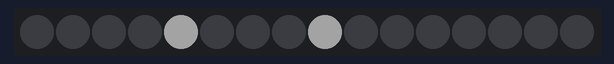
A sketch run on a simulated Arduino Uno, built with avr-gcc and run on an emulated ATmega328P. Shown: 16 RGB LEDs in strip order, left to right. Dim RGB values are drawn brighter than linear; random numbers use the default seed unless the sketch sets one.

Above: at 0.05 s.
At 5.74 s:
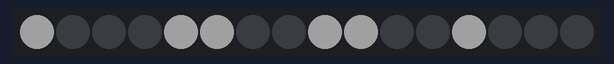
At 9.87 s:
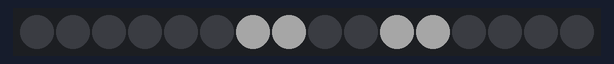
At 19.9 s:
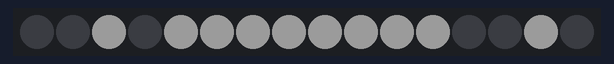
At 29.31 s:
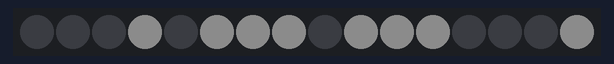
At 39.75 s:
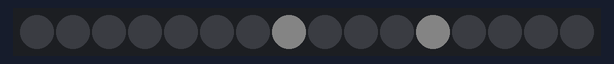

The sketch:

TLC_arrows.ino
```cpp
#include <Tlc5940.h>

#define DELAY_MS  (100)
#define MULT_LOW  (50)
#define MULT_HIGH (700)
#define DIV2 (3)
#define DIV3 (5)

void setup()
{
  Tlc.init();
}

int rPos = 0;
int gPos = 0;
int bPos = 0;
int ticks = 0;

#define NUM_FRAMES (9)

const char arrows[NUM_FRAMES][16] = {{
  0, 0, 0, 0,
  1, 0, 0, 0,
  1, 0, 0, 0,
  0, 0, 0, 0,
},{
  1, 0, 0, 0,
  1, 1, 0, 0,
  1, 1, 0, 0,
  1, 0, 0, 0,
},{
  3, 1, 0, 0,
  1, 1, 1, 1,
  1, 1, 1, 1,
  3, 1, 0, 0,
},{
  7, 3, 1, 0,
  1, 1, 1, 1,
  1, 1, 1, 1,
  7, 3, 1, 0,
},{
  0, 7, 3, 1,
  3, 1, 1, 1,
  3, 1, 1, 1,
  0, 7, 3, 1,
},{
  0, 0, 7, 3,
  7, 3, 1, 1,
  7, 3, 1, 1,
  0, 0, 7, 3,
},{
  0, 0, 0, 7,
  0, 7, 3, 1,
  0, 7, 3, 1,
  0, 0, 0, 7,
},{
  0, 0, 0, 0,
  0, 0, 7, 3,
  0, 0, 7, 3,
  0, 0, 0, 0,
},{
  0, 0, 0, 0,
  0, 0, 0, 7,
  0, 0, 0, 7,
  0, 0, 0, 0,
}};

void setRGB(int pos, int r, int g, int b)
{
  Tlc.set(pos, r);
  Tlc.set(pos + 16, g);
  Tlc.set(pos + 32, b);
}

void setXY(int x, int y, int r, int g, int b)
{
  setRGB(x + (y * 4), r, g, b);
}

void setMonoFrame(const char *frame, int r, int g, int b)
{
  for (char i = 0; i < 16; ++i)
  {
    char div = frame[i];
    if (div > 0)
    {
      setRGB(i, r / div, g / div, b / div);
    }
  }
}

void setBWFrame(const char *frame, int r, int g, int b)
{
  for (char i = 0; i < 16; ++i)
  {
    char div = frame[i];
    if (div == 1)
    {
      setRGB(i, r, g, b);
    }
  }
}

void arrowLoop()
{
  int r, g, b;
  int val;

  r = g = b = 0;
  val = random(MULT_HIGH - MULT_LOW) + MULT_LOW;
  switch (random(7))
  {
  case 0: r = val; break;
  case 1: g = val; break;
  case 2: b = val; break;
  case 3: r = g = val; break;
  case 4: g = b = val; break;
  case 5: b = r = val; break;
  case 6: r = g = b = val; break;
  }

  for (char i = 0; i < NUM_FRAMES; ++i)
  {
    Tlc.setAll(0);
    //setMonoFrame(arrows[i], r, g, b);
    setBWFrame(arrows[i], r, g, b);
    Tlc.update();
    delay(DELAY_MS);
  }
}

void loop()
{
  arrowLoop();
}
```
